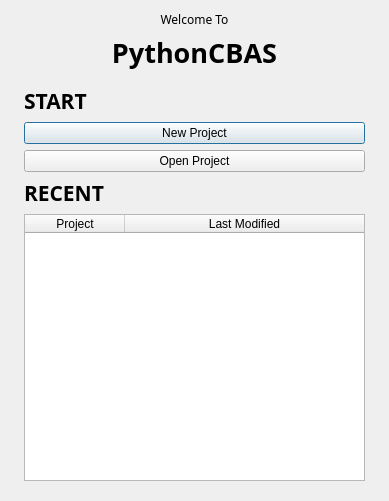
<?xml version="1.0" encoding="UTF-8"?>
<ui version="4.0">
 <class>Lobby</class>
 <widget class="QDialog" name="Lobby">
  <property name="geometry">
   <rect>
    <x>0</x>
    <y>0</y>
    <width>389</width>
    <height>501</height>
   </rect>
  </property>
  <property name="windowTitle">
   <string>Dialog</string>
  </property>
  <layout class="QVBoxLayout" name="verticalLayout">
   <property name="leftMargin">
    <number>6</number>
   </property>
   <property name="rightMargin">
    <number>6</number>
   </property>
   <item>
    <widget class="QLabel" name="label">
     <property name="font">
      <font>
       <family>Nunito</family>
      </font>
     </property>
     <property name="text">
      <string>Welcome To</string>
     </property>
     <property name="alignment">
      <set>Qt::AlignCenter</set>
     </property>
    </widget>
   </item>
   <item>
    <widget class="QLabel" name="label_2">
     <property name="font">
      <font>
       <family>Nunito</family>
       <pointsize>20</pointsize>
       <bold>true</bold>
      </font>
     </property>
     <property name="text">
      <string>PythonCBAS</string>
     </property>
     <property name="alignment">
      <set>Qt::AlignCenter</set>
     </property>
    </widget>
   </item>
   <item>
    <widget class="QStackedWidget" name="mainStack">
     <property name="currentIndex">
      <number>0</number>
     </property>
     <widget class="QWidget" name="StartPage">
      <layout class="QVBoxLayout" name="verticalLayout_2">
       <property name="leftMargin">
        <number>18</number>
       </property>
       <property name="rightMargin">
        <number>18</number>
       </property>
       <item>
        <widget class="QLabel" name="label_3">
         <property name="sizePolicy">
          <sizepolicy hsizetype="Preferred" vsizetype="Fixed">
           <horstretch>0</horstretch>
           <verstretch>0</verstretch>
          </sizepolicy>
         </property>
         <property name="font">
          <font>
           <family>Nunito</family>
           <pointsize>16</pointsize>
           <bold>true</bold>
          </font>
         </property>
         <property name="text">
          <string>START</string>
         </property>
        </widget>
       </item>
       <item>
        <widget class="QPushButton" name="newProjectButton">
         <property name="text">
          <string>New Project</string>
         </property>
        </widget>
       </item>
       <item>
        <widget class="QPushButton" name="openProjectButton">
         <property name="text">
          <string>Open Project</string>
         </property>
        </widget>
       </item>
       <item>
        <widget class="QLabel" name="label_4">
         <property name="sizePolicy">
          <sizepolicy hsizetype="Preferred" vsizetype="Fixed">
           <horstretch>0</horstretch>
           <verstretch>0</verstretch>
          </sizepolicy>
         </property>
         <property name="font">
          <font>
           <family>Nunito</family>
           <pointsize>16</pointsize>
           <bold>true</bold>
          </font>
         </property>
         <property name="text">
          <string>RECENT</string>
         </property>
        </widget>
       </item>
       <item>
        <widget class="QTableWidget" name="recentlyOpenedTable">
         <property name="horizontalScrollBarPolicy">
          <enum>Qt::ScrollBarAlwaysOff</enum>
         </property>
         <property name="editTriggers">
          <set>QAbstractItemView::NoEditTriggers</set>
         </property>
         <property name="showGrid">
          <bool>false</bool>
         </property>
         <attribute name="horizontalHeaderStretchLastSection">
          <bool>true</bool>
         </attribute>
         <attribute name="verticalHeaderVisible">
          <bool>false</bool>
         </attribute>
         <column>
          <property name="text">
           <string>Project</string>
          </property>
         </column>
         <column>
          <property name="text">
           <string>Last Modified</string>
          </property>
         </column>
        </widget>
       </item>
      </layout>
     </widget>
     <widget class="QWidget" name="NewProjectPage">
      <layout class="QVBoxLayout" name="verticalLayout_4">
       <item>
        <widget class="QGroupBox" name="groupBox">
         <property name="title">
          <string>New Project</string>
         </property>
         <layout class="QVBoxLayout" name="verticalLayout_3">
          <item>
           <widget class="QLabel" name="label_5">
            <property name="sizePolicy">
             <sizepolicy hsizetype="Preferred" vsizetype="Minimum">
              <horstretch>0</horstretch>
              <verstretch>0</verstretch>
             </sizepolicy>
            </property>
            <property name="text">
             <string>Name:</string>
            </property>
           </widget>
          </item>
          <item>
           <layout class="QHBoxLayout" name="horizontalLayout_3">
            <property name="spacing">
             <number>3</number>
            </property>
            <item>
             <widget class="QLineEdit" name="projectNameField"/>
            </item>
            <item>
             <widget class="QLabel" name="label_7">
              <property name="text">
               <string>.cbasproj</string>
              </property>
             </widget>
            </item>
           </layout>
          </item>
          <item>
           <widget class="QLabel" name="label_6">
            <property name="sizePolicy">
             <sizepolicy hsizetype="Preferred" vsizetype="Minimum">
              <horstretch>0</horstretch>
              <verstretch>0</verstretch>
             </sizepolicy>
            </property>
            <property name="text">
             <string>Location:</string>
            </property>
           </widget>
          </item>
          <item>
           <layout class="QHBoxLayout" name="horizontalLayout_2">
            <item>
             <widget class="QLineEdit" name="projectLocationField">
              <property name="minimumSize">
               <size>
                <width>0</width>
                <height>18</height>
               </size>
              </property>
             </widget>
            </item>
            <item>
             <widget class="QPushButton" name="projectLocationButton">
              <property name="maximumSize">
               <size>
                <width>20</width>
                <height>20</height>
               </size>
              </property>
              <property name="text">
               <string/>
              </property>
              <property name="icon">
               <iconset>
                <normaloff>../icons/folder.png</normaloff>../icons/folder.png</iconset>
              </property>
              <property name="iconSize">
               <size>
                <width>18</width>
                <height>18</height>
               </size>
              </property>
              <property name="flat">
               <bool>true</bool>
              </property>
             </widget>
            </item>
           </layout>
          </item>
          <item>
           <widget class="QLabel" name="label_8">
            <property name="text">
             <string>Description (optional):</string>
            </property>
           </widget>
          </item>
          <item>
           <widget class="QPlainTextEdit" name="descriptionTextEdit"/>
          </item>
         </layout>
        </widget>
       </item>
       <item>
        <layout class="QHBoxLayout" name="horizontalLayout">
         <item>
          <widget class="QPushButton" name="cancelButton">
           <property name="text">
            <string>Cancel</string>
           </property>
          </widget>
         </item>
         <item>
          <widget class="QPushButton" name="createProjectButton">
           <property name="text">
            <string>Create</string>
           </property>
          </widget>
         </item>
        </layout>
       </item>
      </layout>
     </widget>
    </widget>
   </item>
  </layout>
 </widget>
 <resources/>
 <connections/>
</ui>
